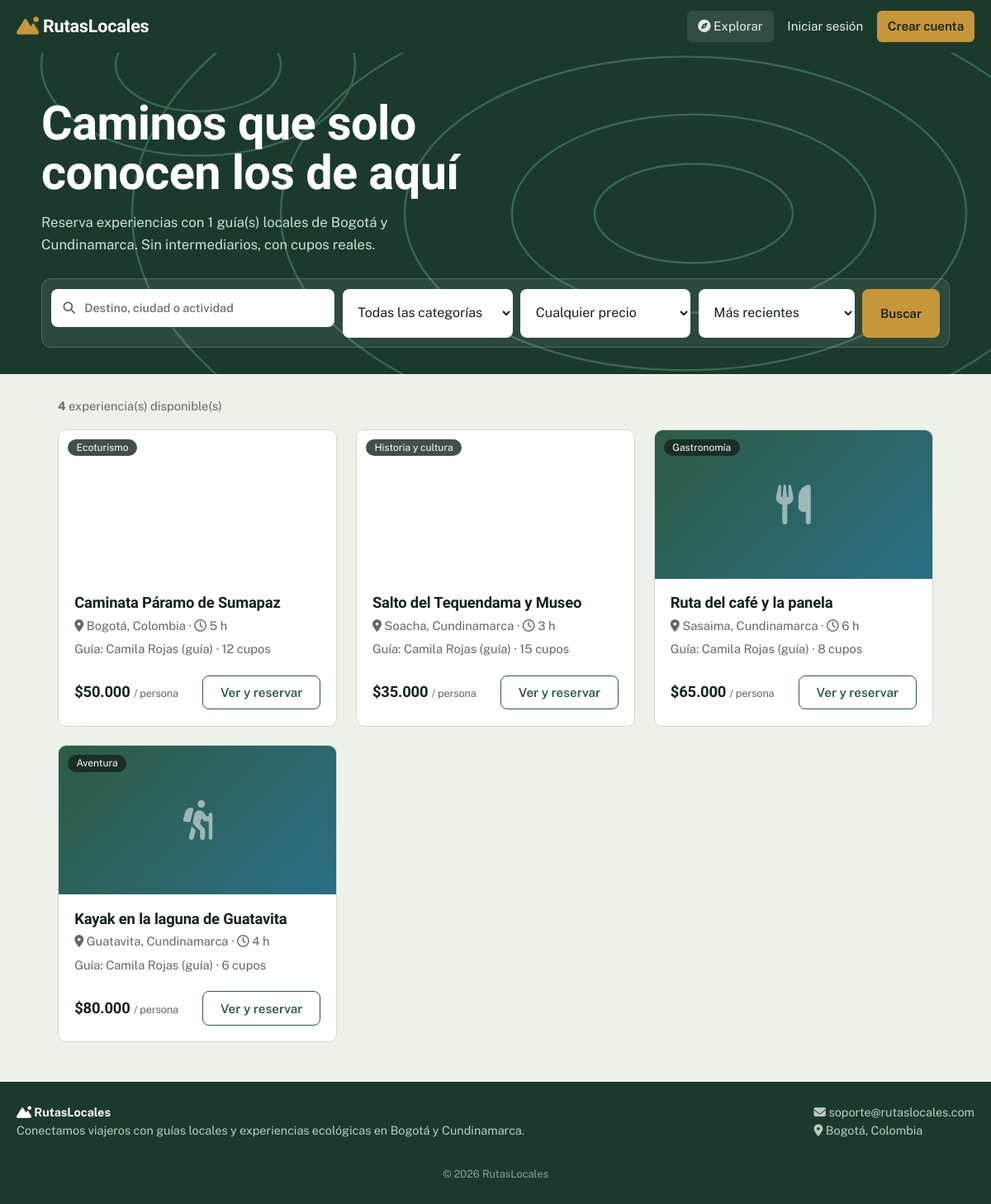
The page / on the database its author committed.
### tables this page shows
CREATE TABLE experiencias (
    id_experiencia INT AUTO_INCREMENT PRIMARY KEY,
    id_guia INT NOT NULL,
    id_categoria INT NULL,
    titulo VARCHAR(150) NOT NULL,
    descripcion TEXT NOT NULL,
    precio DECIMAL(10,2) NOT NULL,
    ubicacion VARCHAR(100) NOT NULL,
    duracion_horas INT NOT NULL DEFAULT 3,
    cupos_disponibles INT NOT NULL,
    imagen_url VARCHAR(400) NULL,
    activa TINYINT(1) NOT NULL DEFAULT 1,
    fecha_creacion TIMESTAMP DEFAULT CURRENT_TIMESTAMP,
    FOREIGN KEY (id_guia) REFERENCES usuarios(id_usuario) ON DELETE CASCADE,
    FOREIGN KEY (id_categoria) REFERENCES categorias(id_categoria) ON DELETE SET NULL
);

CREATE TABLE categorias (
    id_categoria INT AUTO_INCREMENT PRIMARY KEY,
    nombre VARCHAR(60) NOT NULL UNIQUE,
    icono VARCHAR(40) NOT NULL DEFAULT 'fa-compass'
);

CREATE TABLE usuarios (
    id_usuario INT AUTO_INCREMENT PRIMARY KEY,
    nombre VARCHAR(100) NOT NULL,
    email VARCHAR(100) NOT NULL UNIQUE,
    password VARCHAR(255) NOT NULL,
    rol ENUM('turista','guia','admin') NOT NULL DEFAULT 'turista',
    telefono VARCHAR(20) NULL,
    bio VARCHAR(300) NULL,
    fecha_registro TIMESTAMP DEFAULT CURRENT_TIMESTAMP
);

### includes/config.php (called while the page is built, shortened)
<?php
function e($s) { return htmlspecialchars((string)$s, ENT_QUOTES, 'UTF-8'); }
function money($n) { return '$' . number_format((float)$n, 0, ',', '.'); }
function usuario() { return $_SESSION['user'] ?? null; }

### index.php (the view, shortened to what this page needs)
<?php
require 'includes/header.php';
$q = trim($_GET['q'] ?? '');
$orden = $_GET['orden'] ?? 'nuevo';
$sql = "SELECT e.*, c.nombre AS categoria, c.icono, u.nombre AS guia
        FROM experiencias e
        JOIN usuarios u ON u.id_usuario = e.id_guia
        LEFT JOIN categorias c ON c.id_categoria = e.id_categoria
        WHERE e.activa = 1 AND e.cupos_disponibles > 0";
$p = [];
$sql .= match ($orden) { 'barato' => " ORDER BY e.precio ASC", 'caro' => " ORDER BY e.precio DESC", default => " ORDER BY e.fecha_creacion DESC" };
$stmt = $pdo->prepare($sql); $stmt->execute($p);
$lista = $stmt->fetchAll();
$total_guias = $pdo->query("SELECT COUNT(*) FROM usuarios WHERE rol='guia'")->fetchColumn();
?>
<section class="hero">
    <div class="hero-txt">
        <h1>Caminos que solo conocen los de aquí</h1>
        <p>Reserva experiencias con <?= (int)$total_guias ?> guía(s) locales de Bogotá y Cundinamarca. Sin intermediarios, con cupos reales.</p>
    </div>
    <form class="filtros" method="GET" action="index.php" id="filtros">
        <label class="campo-buscar"><i class="fa-solid fa-magnifying-glass"></i>
            <input type="search" name="q" id="buscador" value="<?= e($q) ?>" placeholder="Destino, ciudad o actividad" data-live-filter=".card-exp">
        </label>
        <select name="categoria" aria-label="Categoría">
            <option value="0">Todas las categorías</option>
        </select>
        <select name="precio_max" aria-label="Precio máximo">
            <option value="0">Cualquier precio</option>
        </select>
        <select name="orden" aria-label="Ordenar">
            <option value="nuevo" <?= $orden === 'nuevo' ? 'selected' : '' ?>>Más recientes</option>
        </select>
        <button class="btn btn-primario" type="submit">Buscar</button>
    </form>
</section>
<main class="contenedor">
    <p class="resumen" id="resumen"><strong><?= count($lista) ?></strong> experiencia(s) disponible(s)</p>
    <div class="grid-cards">
        <?php foreach ($lista as $x): ?>
        <article class="card-exp" data-texto="<?= e(mb_strtolower($x['titulo'] . ' ' . $x['ubicacion'] . ' ' . $x['categoria'])) ?>">
            <div class="card-img" style="<?= $x['imagen_url'] ? "background-image:url('" . e($x['imagen_url']) . "')" : '' ?>">
                <?php if (!$x['imagen_url']): ?><i class="fa-solid <?= e($x['icono'] ?? 'fa-compass') ?>"></i><?php endif; ?>
                <?php if ($x['categoria']): ?><span class="chip"><?= e($x['categoria']) ?></span><?php endif; ?>
            </div>
            <div class="card-body">
                <h3><?= e($x['titulo']) ?></h3>
                <p class="meta"><i class="fa-solid fa-location-dot"></i> <?= e($x['ubicacion']) ?> · <i class="fa-regular fa-clock"></i> <?= (int)$x['duracion_horas'] ?> h</p>
                <p class="meta">Guía: <?= e($x['guia']) ?> · <?= (int)$x['cupos_disponibles'] ?> cupos</p>
                <div class="card-pie">
                    <span class="precio"><?= money($x['precio']) ?> <small>/ persona</small></span>
                    <a class="btn btn-borde" href="experiencia.php?id=<?= $x['id_experiencia'] ?>">Ver y reservar</a>
                </div>
            </div>
        </article>
        <?php endforeach; ?>
    </div>
</main>
<?php require 'includes/footer.php'; ?>

### includes/header.php (shortened to what this page needs)
<?php
require_once __DIR__ . '/config.php';
$u = usuario();
$pagina = basename($_SERVER['SCRIPT_NAME']);
function nav_link($file, $texto, $icono) {
    global $pagina;
    $act = $pagina === $file ? ' class="activo"' : '';
    return "<a href=\"$file\"$act><i class=\"fa-solid $icono\"></i> $texto</a>";
}
?>
<!DOCTYPE html>
<html lang="es">
<head>
<link rel="stylesheet" href="https://cdnjs.cloudflare.com/ajax/libs/font-awesome/6.4.0/css/all.min.css">
<link rel="stylesheet" href="assets/style.css">
</head>
<body class="<?= e($clase_body ?? '') ?>">
<header class="topbar">
    <a class="marca" href="index.php"><i class="fa-solid fa-mountain-sun"></i> RutasLocales</a>
    <nav id="menu" class="menu">
        <?= nav_link('index.php', 'Explorar', 'fa-compass') ?>
        <?php if ($u): ?>
            <?= nav_link('dashboard.php', 'Mi panel', 'fa-gauge') ?>
            <?php if ($u['rol'] === 'guia'): ?><?= nav_link('mis_experiencias.php', 'Mis experiencias', 'fa-route') ?><?php endif; ?>
            <?php if ($u['rol'] === 'admin'): ?><?= nav_link('admin.php', 'Administración', 'fa-shield-halved') ?><?php endif; ?>
            <?= nav_link('perfil.php', 'Perfil', 'fa-user') ?>
            <a class="btn-salir" href="logout.php">Salir</a>
        <?php else: ?>
            <a href="login.php">Iniciar sesión</a>
            <a class="btn-nav" href="registro.php">Crear cuenta</a>
        <?php endif; ?>
    </nav>
</header>

### includes/footer.php (shortened to what this page needs)
<footer class="pie">
    <div>
        <strong><i class="fa-solid fa-mountain-sun"></i> RutasLocales</strong>
        <p>Conectamos viajeros con guías locales y experiencias ecológicas en Bogotá y Cundinamarca.</p>
    </div>
    <div>
        <p><i class="fa-solid fa-envelope"></i> soporte@rutaslocales.com</p>
        <p><i class="fa-solid fa-location-dot"></i> Bogotá, Colombia</p>
    </div>
    <p class="copy">&copy; <?= date('Y') ?> RutasLocales</p>
</footer>
</body>
</html>

### assets/style.css (style rules this page uses)
:root { --niebla:#eef1ea; --tinta:#14231c; --musgo:#2e5b43; --musgo-osc:#1b3a2b; --frailejon:#c8963a; --laguna:#2a6f86; --linea:#d3dad0; --blanco:#fff; --alerta:#b3413a; --suave:#5d6b62; }
* { box-sizing:border-box;margin:0;padding:0 }
body { font-family:'Public Sans',system-ui,sans-serif;background:var(--niebla);color:var(--tinta);line-height:1.55;min-height:100vh;display:flex;flex-direction:column }
h1,h2,h3,.marca,.stat span,.precio { font-family:'Bricolage Grotesque','Public Sans',sans-serif;letter-spacing:-.01em }
a { color:var(--laguna) }
.topbar { display:flex;align-items:center;justify-content:space-between;flex-wrap:wrap;gap:.5rem;padding:.8rem 1.25rem;background:var(--musgo-osc);color:#fff;position:sticky;top:0;z-index:20 }
.marca { color:#fff;text-decoration:none;font-size:1.35rem;font-weight:800 }
.marca i { color:var(--frailejon) }
.menu { display:flex;align-items:center;gap:.25rem;flex-wrap:wrap }
.menu a { color:#e6ede8;text-decoration:none;padding:.45rem .8rem;border-radius:6px;font-size:.95rem }
.menu a:hover,.menu a.activo { background:#ffffff1a }
.menu .btn-nav { background:var(--frailejon);color:var(--tinta);font-weight:600 }
.hero { color:#fff;padding:3.5rem 1.25rem 2rem }
.hero-txt { max-width:1100px;margin:0 auto 1.8rem }
.hero h1 { font-size:clamp(2rem,5.5vw,3.6rem);font-weight:800;line-height:1.05;max-width:16ch }
.hero p { margin-top:1rem;max-width:52ch;color:#cfe0d4;font-size:1.05rem }
.filtros { max-width:1100px;margin:0 auto;display:grid;grid-template-columns:2fr 1.2fr 1.2fr 1.1fr auto;gap:.6rem;background:#ffffff14;padding:.7rem;border-radius:12px;border:1px solid #ffffff2a }
.filtros input,.filtros select { width:100%;padding:.75rem .9rem;border:0;border-radius:8px;font:inherit;background:#fff;color:var(--tinta) }
.campo-buscar { position:relative;display:block }
.campo-buscar i { position:absolute;left:.9rem;top:50%;transform:translateY(-50%);color:var(--suave) }
.campo-buscar input { padding-left:2.5rem }
.btn { display:inline-block;border:1px solid transparent;padding:.7rem 1.3rem;border-radius:8px;font:600 .95rem 'Public Sans',sans-serif;text-decoration:none;cursor:pointer;text-align:center;transition:background .15s,color .15s }
.btn-primario { background:var(--frailejon);color:var(--tinta) }
.btn-borde { border-color:var(--musgo);color:var(--musgo);background:transparent }
.contenedor { width:100%;max-width:1100px;margin:0 auto;padding:1.75rem 1.25rem 3rem;flex:1 }
.resumen,.meta,.muted { color:var(--suave);font-size:.92rem }
.grid-cards { display:grid;grid-template-columns:repeat(auto-fill,minmax(290px,1fr));gap:1.4rem;margin-top:1rem }
.card-exp { background:var(--blanco);border:1px solid var(--linea);border-radius:10px;overflow:hidden;display:flex;flex-direction:column }
.card-img { height:180px;background:linear-gradient(135deg,var(--musgo),var(--laguna)) center/cover;position:relative;display:grid;place-items:center;color:#ffffff88;font-size:3rem }
.chip { position:absolute;top:.7rem;left:.7rem;background:#14231ccc;color:#fff;font:.75rem 'Public Sans';padding:.2rem .65rem;border-radius:99px }
.card-body { padding:1.1rem 1.2rem 1.2rem;display:flex;flex-direction:column;gap:.35rem;flex:1 }
.card-body h3 { font-size:1.15rem;line-height:1.25 }
.card-pie { margin-top:auto;padding-top:.9rem;display:flex;justify-content:space-between;align-items:center;gap:.5rem;flex-wrap:wrap }
.precio { font-weight:800;font-size:1.15rem }
.precio small { font:400 .8rem 'Public Sans';color:var(--suave) }
label { display:flex;flex-direction:column;gap:.3rem;font-weight:600;font-size:.9rem;margin-bottom:.8rem }
input,select,textarea { font:400 1rem 'Public Sans',sans-serif;padding:.65rem .8rem;border:1px solid #b9c3b7;border-radius:8px;background:#fff;color:var(--tinta);width:100% }
.pie { background:var(--musgo-osc);color:#b9cdbf;padding:1.6rem 1.25rem;display:flex;gap:2rem;flex-wrap:wrap;font-size:.9rem;justify-content:space-between }
.pie strong { color:#fff }
.pie .copy { width:100%;text-align:center;font-size:.8rem;opacity:.7 }

### rows shown on the page
experiencias: id_categoria.nombre "Ecoturismo", titulo "Caminata Páramo de Sumapaz", ubicacion "Bogotá, Colombia", duracion_horas "5", id_guia.nombre "Camila Rojas (guía)", cupos_disponibles "12", precio "$50.000"
experiencias: id_categoria.nombre "Historia y cultura", titulo "Salto del Tequendama y Museo", ubicacion "Soacha, Cundinamarca", duracion_horas "3", id_guia.nombre "Camila Rojas (guía)", cupos_disponibles "15", precio "$35.000"
experiencias: id_categoria.nombre "Gastronomía", titulo "Ruta del café y la panela", ubicacion "Sasaima, Cundinamarca", duracion_horas "6", id_guia.nombre "Camila Rojas (guía)", cupos_disponibles "8", precio "$65.000"
experiencias: id_categoria.nombre "Aventura", titulo "Kayak en la laguna de Guatavita", ubicacion "Guatavita, Cundinamarca", duracion_horas "4", id_guia.nombre "Camila Rojas (guía)", cupos_disponibles "6", precio "$80.000"

### other values the page prints
$texto "Explorar"
$total_guias "1"
count($lista) "4"
